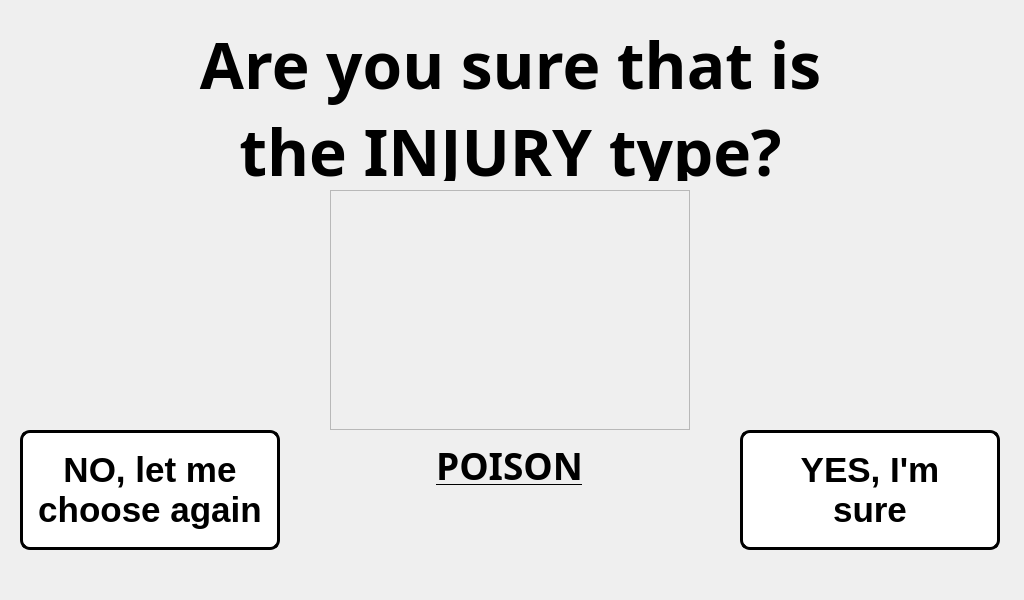
<?xml version="1.0" encoding="UTF-8"?>
<ui version="4.0">
 <class>step_1_window</class>
 <widget class="QMainWindow" name="step_1_window">
  <property name="geometry">
   <rect>
    <x>0</x>
    <y>0</y>
    <width>1024</width>
    <height>600</height>
   </rect>
  </property>
  <property name="minimumSize">
   <size>
    <width>1024</width>
    <height>600</height>
   </size>
  </property>
  <property name="maximumSize">
   <size>
    <width>1024</width>
    <height>600</height>
   </size>
  </property>
  <property name="windowTitle">
   <string>Step 1 Procedure</string>
  </property>
  <widget class="QWidget" name="centralwidget">
   <widget class="QLabel" name="text_steps">
    <property name="geometry">
     <rect>
      <x>20</x>
      <y>310</y>
      <width>981</width>
      <height>121</height>
     </rect>
    </property>
    <property name="font">
     <font>
      <pointsize>14</pointsize>
     </font>
    </property>
    <property name="text">
     <string>&lt;html&gt;&lt;head/&gt;&lt;body&gt;&lt;p align=&quot;center&quot;&gt;&lt;br/&gt;&lt;/p&gt;&lt;/body&gt;&lt;/html&gt;</string>
    </property>
   </widget>
   <widget class="QLabel" name="label">
    <property name="geometry">
     <rect>
      <x>0</x>
      <y>0</y>
      <width>1024</width>
      <height>600</height>
     </rect>
    </property>
    <property name="minimumSize">
     <size>
      <width>1024</width>
      <height>600</height>
     </size>
    </property>
    <property name="maximumSize">
     <size>
      <width>1024</width>
      <height>600</height>
     </size>
    </property>
    <property name="text">
     <string/>
    </property>
    <property name="pixmap">
     <pixmap>../pictures/program_pictures/main_wallpaper.png</pixmap>
    </property>
   </widget>
   <widget class="QPushButton" name="go_back">
    <property name="geometry">
     <rect>
      <x>20</x>
      <y>430</y>
      <width>260</width>
      <height>120</height>
     </rect>
    </property>
    <property name="minimumSize">
     <size>
      <width>260</width>
      <height>120</height>
     </size>
    </property>
    <property name="maximumSize">
     <size>
      <width>260</width>
      <height>120</height>
     </size>
    </property>
    <property name="font">
     <font>
      <family>MS Shell Dlg 2</family>
      <pointsize>26</pointsize>
      <weight>75</weight>
      <bold>true</bold>
     </font>
    </property>
    <property name="styleSheet">
     <string notr="true">QPushButton:hover:!pressed
{
  background-color: rgb(195,30,60);
}

QPushButton
{
  background-color: white;
color: black;
border-style: outset;
border-width: 3px;
border-radius:10px;
border-color: black;
}</string>
    </property>
    <property name="text">
     <string>NO, let me
choose again</string>
    </property>
   </widget>
   <widget class="QPushButton" name="sure_button">
    <property name="geometry">
     <rect>
      <x>740</x>
      <y>430</y>
      <width>260</width>
      <height>120</height>
     </rect>
    </property>
    <property name="minimumSize">
     <size>
      <width>260</width>
      <height>120</height>
     </size>
    </property>
    <property name="maximumSize">
     <size>
      <width>260</width>
      <height>120</height>
     </size>
    </property>
    <property name="font">
     <font>
      <family>MS Shell Dlg 2</family>
      <pointsize>26</pointsize>
      <weight>75</weight>
      <bold>true</bold>
     </font>
    </property>
    <property name="styleSheet">
     <string notr="true">QPushButton:hover:!pressed
{
  background-color: rgb(195,30,60);
}

QPushButton
{
  background-color: white;
color: black;
border-style: outset;
border-width: 3px;
border-radius:10px;
border-color: black;
}</string>
    </property>
    <property name="text">
     <string>YES, I'm
sure</string>
    </property>
   </widget>
   <widget class="QLabel" name="gif_player_label_2">
    <property name="geometry">
     <rect>
      <x>330</x>
      <y>190</y>
      <width>360</width>
      <height>240</height>
     </rect>
    </property>
    <property name="minimumSize">
     <size>
      <width>360</width>
      <height>240</height>
     </size>
    </property>
    <property name="maximumSize">
     <size>
      <width>360</width>
      <height>240</height>
     </size>
    </property>
    <property name="font">
     <font>
      <family>Unispace</family>
      <pointsize>16</pointsize>
      <weight>75</weight>
      <bold>true</bold>
     </font>
    </property>
    <property name="frameShape">
     <enum>QFrame::StyledPanel</enum>
    </property>
    <property name="frameShadow">
     <enum>QFrame::Sunken</enum>
    </property>
    <property name="lineWidth">
     <number>1</number>
    </property>
    <property name="text">
     <string/>
    </property>
    <property name="pixmap">
     <pixmap>../pictures/body_parts/poison_display.png</pixmap>
    </property>
    <property name="alignment">
     <set>Qt::AlignCenter</set>
    </property>
   </widget>
   <widget class="QLabel" name="TITLE">
    <property name="geometry">
     <rect>
      <x>55</x>
      <y>20</y>
      <width>911</width>
      <height>161</height>
     </rect>
    </property>
    <property name="font">
     <font>
      <family>Unispace</family>
      <pointsize>72</pointsize>
      <weight>75</weight>
      <bold>true</bold>
     </font>
    </property>
    <property name="text">
     <string>&lt;html&gt;&lt;head/&gt;&lt;body&gt;&lt;p align=&quot;center&quot;&gt;&lt;span style=&quot; font-size:48pt;&quot;&gt;Are you sure that is&lt;br/&gt;the &lt;/span&gt;&lt;span style=&quot; font-size:48pt; text-decoration: underline;&quot;&gt;INJURY&lt;/span&gt;&lt;span style=&quot; font-size:48pt;&quot;&gt; type?&lt;/span&gt;&lt;/p&gt;&lt;/body&gt;&lt;/html&gt;</string>
    </property>
    <property name="alignment">
     <set>Qt::AlignCenter</set>
    </property>
   </widget>
   <widget class="QLabel" name="label_2">
    <property name="geometry">
     <rect>
      <x>0</x>
      <y>0</y>
      <width>1024</width>
      <height>600</height>
     </rect>
    </property>
    <property name="minimumSize">
     <size>
      <width>1024</width>
      <height>600</height>
     </size>
    </property>
    <property name="maximumSize">
     <size>
      <width>1024</width>
      <height>600</height>
     </size>
    </property>
    <property name="text">
     <string/>
    </property>
    <property name="pixmap">
     <pixmap>pictures/program_pictures/main_wallpaper.png</pixmap>
    </property>
   </widget>
   <widget class="QLabel" name="title_step_2">
    <property name="geometry">
     <rect>
      <x>334</x>
      <y>430</y>
      <width>351</width>
      <height>71</height>
     </rect>
    </property>
    <property name="font">
     <font>
      <family>Unispace</family>
      <pointsize>18</pointsize>
      <weight>75</weight>
      <bold>true</bold>
     </font>
    </property>
    <property name="text">
     <string>&lt;html&gt;&lt;head/&gt;&lt;body&gt;&lt;p align=&quot;center&quot;&gt;&lt;span style=&quot; font-size:28pt; text-decoration: underline;&quot;&gt;POISON&lt;/span&gt;&lt;/p&gt;&lt;/body&gt;&lt;/html&gt;</string>
    </property>
    <property name="alignment">
     <set>Qt::AlignCenter</set>
    </property>
   </widget>
   <zorder>label_2</zorder>
   <zorder>label</zorder>
   <zorder>text_steps</zorder>
   <zorder>go_back</zorder>
   <zorder>sure_button</zorder>
   <zorder>gif_player_label_2</zorder>
   <zorder>TITLE</zorder>
   <zorder>title_step_2</zorder>
  </widget>
 </widget>
 <resources/>
 <connections/>
</ui>
